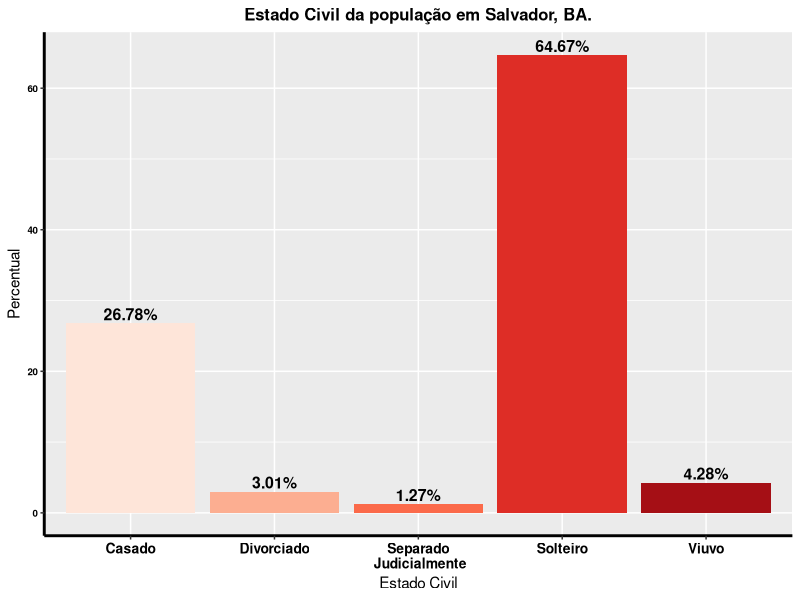

This chart was generated by the following R code:
################################################################################################### 
######################################### Gráfico no R ############################################
################################################################################################### 
#####   DESCRIÇÃO:        Conjunto de gráficos elaborados no R.
#####   ESCRITO POR:      Cleiton Rocha - www.linkedin.com/in/cleitonoerocha/
#####   EMAIL:  cleitonrocha@sei.ba.gov.br // cleitonotavio058@gmail.com 
#####   LICENÇA:          GPLv3
################################################################################################### 
################################################################################################### 

library(ggplot2)
library(Cairo)
library(ggthemes)
library(RColorBrewer)
library(dplyr)


# dataset
estado_civil_agreg <- read.csv2("estado_civil_agreg.csv") # ok 

### Ajustando dataset ###

# ordenando eixo X
legenda_estadocivil <- c("Casado", "Divorciado", "Separado\n Judicialmente", "Solteiro", "Viuvo")


# filtrando ano e municipio
  estado_civil_v2 <- estado_civil_agreg %>% filter(Ano==2010) %>%
    filter(Municipios =="Salvador") %>%
    group_by(situacao_conjugal) %>% summarise(cont_civil=sum(total_civil))
  
# calculando a porcentagem
  estado_civil_v2 = mutate(estado_civil_v2,civil_percent = cont_civil/sum(cont_civil)*100 )
 
  
### grafico ###   
  ggplot(estado_civil_v2, aes(y=civil_percent,x=situacao_conjugal, fill=situacao_conjugal)) + 
    geom_bar(stat="identity") +
    geom_text(aes(label=sprintf("%1.2f%%",civil_percent)),size = 4, position =position_dodge(width=0.9),
              vjust=-0.25, color = 'black',fontface='bold') +
    theme(axis.title.x = element_text(colour = "black"),
          axis.title.y = element_text(colour = "black"),
          axis.text.y = element_text(face="bold", color="#000000", 
                                     size=7),
          axis.line = element_line(colour = "black", 
                                   size = 1, linetype = "solid"),
          axis.text=element_text(size=6, face="bold"),
          axis.text.x = element_text(face="bold",color="#000000", size=10),
          plot.title = element_text(colour = "black", size = 12, hjust=0.5, face="bold")) +
    labs(y="Percentual", x="Estado Civil", title="Estado Civil da população em Salvador, BA.") +
    scale_fill_brewer(palette = "Reds") +
    scale_x_discrete(labels = legenda_estadocivil) +
    guides(fill=FALSE)
  
  
  
